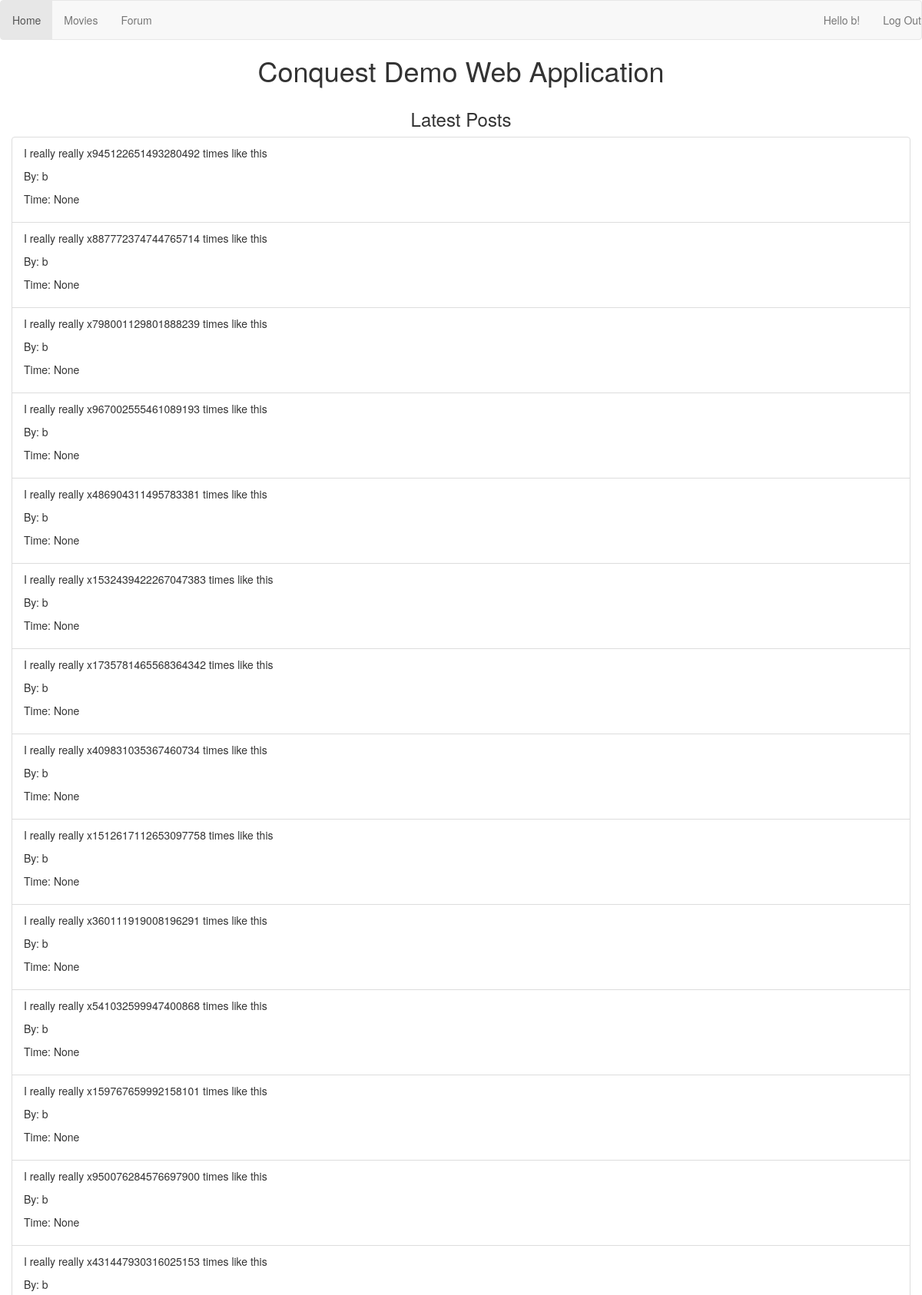
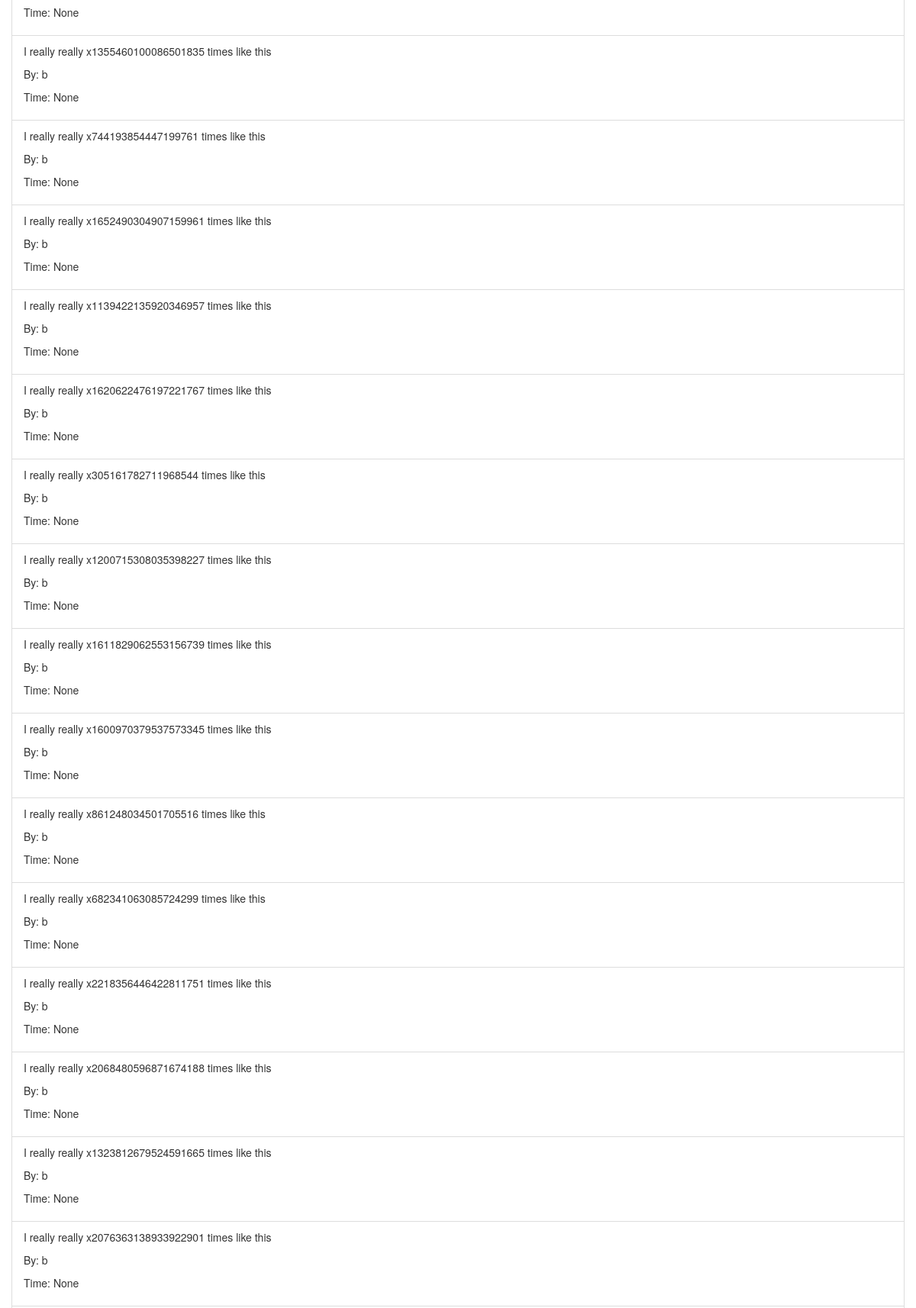
The page /forum (signed in, upper part) on the database its author committed (2 pictures, top to bottom).
### app/models.py (models this page shows, shortened)
class User(db.Model):
	id = db.Column(db.Integer, primary_key=True)
	first_name = db.Column(db.String(64), index=True)
	last_name = db.Column(db.String(64), index=True)
	email = db.Column(db.String(120), index=True, unique=True)
	password = db.Column(db.String(64), index=True)
	posts = db.relationship('Post', backref='author', lazy='dynamic')
	@property
	def is_authenticated(self):
		return True

class Post(db.Model):
	id = db.Column(db.Integer, primary_key = True)
	body = db.Column(db.String(140))
	timestamp = db.Column(db.DateTime)
	user_id = db.Column(db.Integer, db.ForeignKey('user.id'))

### app/views.py (the view, shortened to what this page needs)
@app.route('/forum', methods=['GET', 'POST'])
@login_required
def posts():
	posts = Post.query.all()
	return render_template("forum.html", posts=reversed(posts))

### app/views.py (called while the page is built)
@app.before_request
def before_request():
    g.user = current_user

@lm.user_loader
def load_user(user_id):
	return User.query.get(int(user_id))

### app/templates/forum.html (shortened to what this page needs)
{% extends "base.html" %}
{% block content %}
<div class="container">
	<div class="row">
		<center><h3>Latest Posts</h3></center>
	</div>
	<div class="row">
		{% autoescape false %}
			<ul class="list-group">
				{% for post in posts %}
					<li class="list-group-item">
		           		<p> {{post.body}}</p>
			           	<p> By: {{post.author.first_name}}</p>
			           	<p> Time: {{post.timestamp}}</p>
					</li>
			    {% endfor %}
		{% endautoescape %}
	</div>
</div>
{% endblock %}

### app/templates/base.html (shortened to what this page needs)
<html>
	<link rel="stylesheet" href="https://maxcdn.bootstrapcdn.com/bootstrap/3.3.7/css/bootstrap.min.css">
	<link rel="stylesheet" href="http://fontawesome.io/assets/font-awesome/css/font-awesome.css">
	<head>
	</head>
	<body id="wrapper">
		<nav class="navbar navbar-default">
			<ul class="nav navbar-nav navbar-left">
				<li role="presentation" class="active"><a href="/">Home</a></li>
				<li role="presentation"><a href="/movies">Movies</a></li>
				{% if current_user.is_authenticated %}
					<li role="presentation"><a href="/forum">Forum</a></li>
				{% else %}
					<li role="presentation"><a href="/login">Log In</a></li>
					<li role="presentation"><a href="/register">Register</a></li>
				{% endif %}
			</ul>
		    <ul class="nav navbar-nav navbar-right" >
		    	{% if current_user.is_authenticated %}
  				<li><p class="navbar-text">Hello {{current_user.first_name}}!</p></li>
  				<li role="presentation"><a href="/logout">Log Out</a></li>
  				{% endif %}
			</ul>
		</nav>
		<h1><center>Conquest Demo Web Application</center></h1>
		{% block content %}{% endblock %}
	</body>
</html>

### rows shown on the page
User: first_name "b"
Post: body "I really really x945122651493280492 times like this", author.first_name "b", timestamp "None"
Post: body "I really really x887772374744765714 times like this", author.first_name "b", timestamp "None"
Post: body "I really really x798001129801888239 times like this", author.first_name "b", timestamp "None"
Post: body "I really really x967002555461089193 times like this", author.first_name "b", timestamp "None"
Post: body "I really really x486904311495783381 times like this", author.first_name "b", timestamp "None"
Post: body "I really really x1532439422267047383 times like this", author.first_name "b", timestamp "None"
Post: body "I really really x1735781465568364342 times like this", author.first_name "b", timestamp "None"
Post: body "I really really x409831035367460734 times like this", author.first_name "b", timestamp "None"
Post: body "I really really x1512617112653097758 times like this", author.first_name "b", timestamp "None"
Post: body "I really really x360111919008196291 times like this", author.first_name "b", timestamp "None"
Post: body "I really really x541032599947400868 times like this", author.first_name "b", timestamp "None"
Post: body "I really really x159767659992158101 times like this", author.first_name "b", timestamp "None"
Post: body "I really really x950076284576697900 times like this", author.first_name "b", timestamp "None"
Post: body "I really really x431447930316025153 times like this", author.first_name "b", timestamp "None"
Post: body "I really really x1355460100086501835 times like this", author.first_name "b", timestamp "None"
Post: body "I really really x744193854447199761 times like this", author.first_name "b", timestamp "None"
Post: body "I really really x1652490304907159961 times like this", author.first_name "b", timestamp "None"
Post: body "I really really x1139422135920346957 times like this", author.first_name "b", timestamp "None"
Post: body "I really really x1620622476197221767 times like this", author.first_name "b", timestamp "None"
Post: body "I really really x305161782711968544 times like this", author.first_name "b", timestamp "None"
Post: body "I really really x1200715308035398227 times like this", author.first_name "b", timestamp "None"
Post: body "I really really x1611829062553156739 times like this", author.first_name "b", timestamp "None"
Post: body "I really really x1600970379537573345 times like this", author.first_name "b", timestamp "None"
Post: body "I really really x861248034501705516 times like this", author.first_name "b", timestamp "None"
Post: body "I really really x682341063085724299 times like this", author.first_name "b", timestamp "None"
Post: body "I really really x2218356446422811751 times like this", author.first_name "b", timestamp "None"
Post: body "I really really x2068480596871674188 times like this", author.first_name "b", timestamp "None"
Post: body "I really really x1323812679524591665 times like this", author.first_name "b", timestamp "None"
Post: body "I really really x2076363138933922901 times like this", author.first_name "b", timestamp "None"
